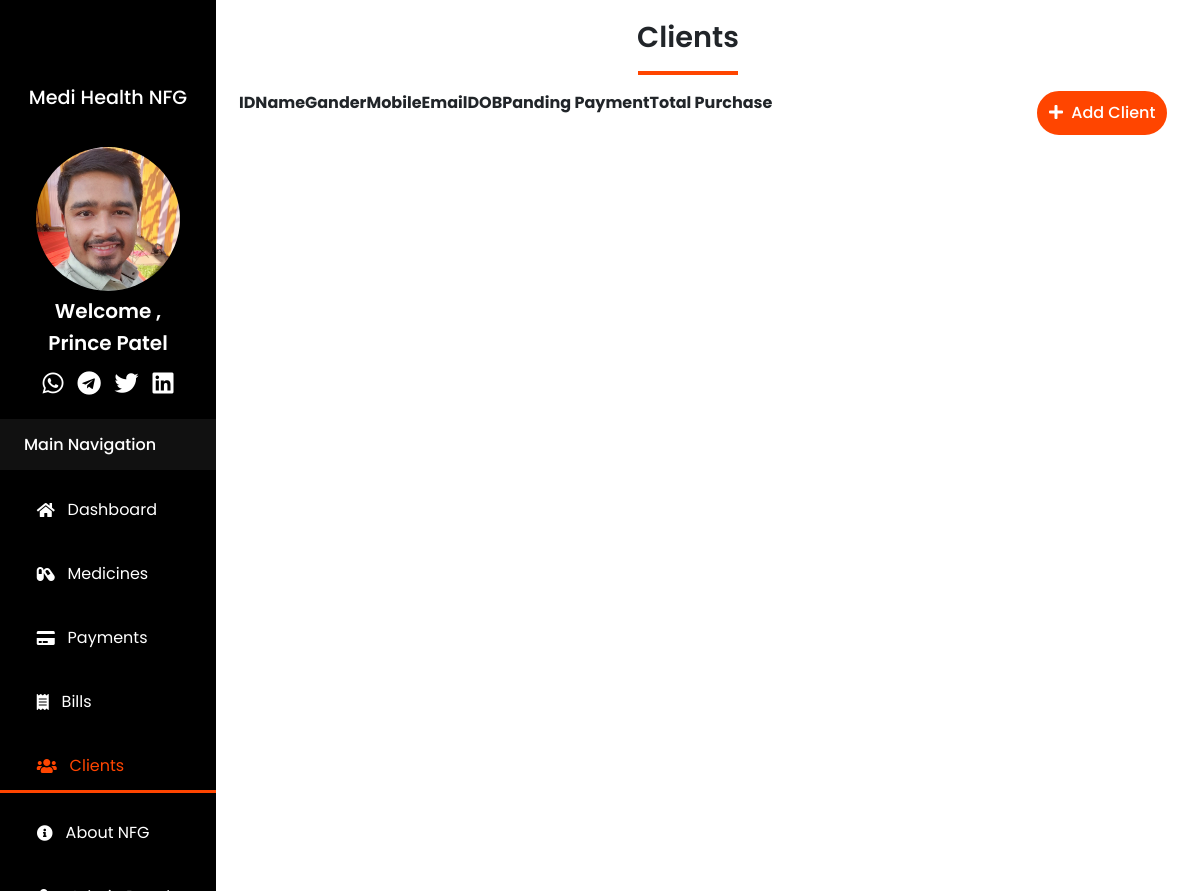
Page /clients/ (signed in) on the earlier database version.
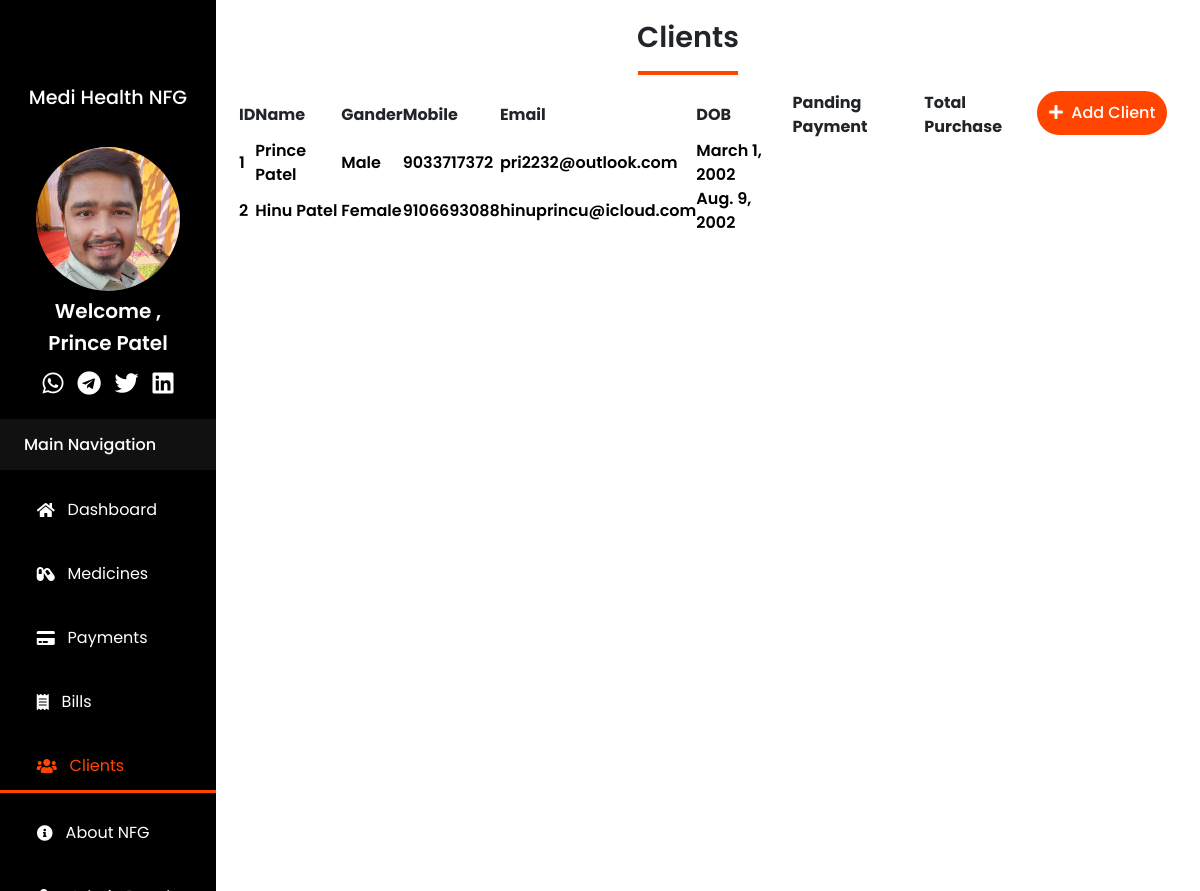
Same page on the later database version.
### medical/models.py (models this page shows, shortened)
class Profile(models.Model):
    user = models.OneToOneField(User, on_delete=models.CASCADE)
    avatar = models.ImageField(upload_to='images')

class Client(models.Model):
    client_ID = models.AutoField(primary_key=True)
    client_First_Name = models.CharField(max_length=1000)
    client_Middle_Name = models.CharField(max_length=1000)
    client_Last_Name = models.CharField(max_length=1000)
    client_Mobile = models.CharField(max_length=1000)
    client_Email = models.CharField(max_length=1000)
    client_Date_Of_Birth = models.DateField(auto_now=False, auto_now_add=False)
    client_Sex = models.CharField(max_length=1000)
    client_Status = models.CharField(max_length=1000)
    client_Referance = models.CharField(max_length=1000, blank=True)
    client_Address_1 = models.CharField(max_length=1000)
    client_Address_2 = models.CharField(max_length=1000)
    client_City = models.CharField(max_length=1000)
    client_State = models.CharField(max_length=1000)
    client_Zip = models.CharField(max_length=1000)
    client_Diagnosis_1 = models.CharField(max_length=1000, blank=True)
    client_Diagnosis_2 = models.CharField(max_length=1000, blank=True)
    client_Diagnosis_3 = models.CharField(max_length=1000, blank=True)
    client_Diagnosis_4 = models.CharField(max_length=1000, blank=True)
    client_Diagnosis_5 = models.CharField(max_length=1000, blank=True)
    client_Diagnosis_6 = models.CharField(max_length=1000, blank=True)
    timestamp = models.TimeField(default=now)

### medical/views.py (the view, shortened to what this page needs)
# urls.py: path('clients/', views.clients, name="Clients Page"),
def clients(request):
    client = Client.objects.all()
    context = {'client': client}
    return render(request, 'clients.html', context)

### templates/clients.html (shortened to what this page needs)
{% extends 'basic.html' %}
{% block clients %}
block--active
{% endblock clients %}
{% block main--body %}
<div class="my-3 text-center page--title clients">
    <p>Clients</p>
</div>
<div class="clients--data">
    <div class="table--data client--data--table show--div">
        <div class="client--add--btn">
            <p><i class="fas fa-plus"></i> &nbsp;Add Client</p>
        </div>
        <table id="table_id" class="display">
            <thead>
                <tr>
                    <th>ID</th>
                    <th>Name</th>
                    <th>Gander</th>
                    <th>Mobile</th>
                    <th>Email</th>
                    <th>DOB</th>
                    <th>Panding Payment</th>
                    <th>Total Purchase</th>
                </tr>
            </thead>
            <tbody>
                {% for i in client %}
                <tr>
                    <td>
                        <a href="/clientsDetails/{{i.client_ID}}" class="client--details">
                            {{i.client_ID}}
                        </a>
                    </td>
                    <td>
                        <a href="/clientsDetails/{{i.client_ID}}" class="client--details">
                            {{i.client_First_Name}} {{i.client_Last_Name}}
                        </a>
                    </td>
                    <td>
                        <a href="/clientsDetails/{{i.client_ID}}" class="client--details">
                            {{i.client_Sex}}
                        </a>
                    </td>
                    <td>
                        <a href="/clientsDetails/{{i.client_ID}}" class="client--details">
                            {{i.client_Mobile}}
                        </a>
                    </td>
                    <td>
                        <a href="/clientsDetails/{{i.client_ID}}" class="client--details">
                            {{i.client_Email}}
                        </a>
                    </td>
                    <td>
                        <a href="/clientsDetails/{{i.client_ID}}" class="client--details">
                            {{i.client_Date_Of_Birth}}
                        </a>
                    </td>
                </tr>
                {% endfor %}
            </tbody>
        </table>
    </div>
</div>
{% endblock main--body %}

### templates/basic.html (shortened to what this page needs)
{% if user.is_authenticated %}
{% load static %}
<!DOCTYPE html>
<html lang="en">
<head>
    <link rel="stylesheet" href="https://cdn.jsdelivr.net/npm/bootstrap@4.5.3/dist/css/bootstrap.min.css">
    <link rel="stylesheet" href="{% static 'css/nav.css' %}">
    <link rel="stylesheet" href="{% static 'css/dashboard.css' %}">
    <link rel="stylesheet" href="{% static 'css/style.css' %}">
    <link rel="stylesheet" href="{% static 'css/medicine.css' %}">
    <link rel="stylesheet" href="{% static 'css/about.css' %}">
    <link rel="stylesheet" href="{% static 'css/clients.css' %}">
    <link rel="stylesheet" href="https://cdnjs.cloudflare.com/ajax/libs/font-awesome/5.15.1/css/all.min.css" />
    <link rel="stylesheet" href="{% static 'css/pre_loader.css' %}">
    <link rel="stylesheet" type="text/css" href="https://cdn.datatables.net/1.10.22/css/jquery.dataTables.css">
</head>
<body>
    <div class="display--row">
        <nav class="col-first nav--menu">
            <div class="my-3 logo">
                <h4>Medi Health NFG</h4>
            </div>
            <div class="my-3 container admin--logo">
                <img src="/media/{{user.profile.avatar}}" alt="">
                <div class="welcome">
                    <h5>Welcome ,</h5>
                    <h5>{{ user.get_full_name}}</h5>
                    <a target="_blank" href="#"><i class="fab fa-whatsapp"></i></a>
                    <a target="_blank" href="#"><i class="fab fa-telegram"></i></a>
                    <a target="_blank" href="#"><i class="fab fa-twitter"></i></a>
                    <a target="_blank" href="#"><i class="fab fa-linkedin"></i></a>
                </div>
            </div>
            <div class="main--navigation">
                <ul>
                    <h5>Main Navigation</h5>
                    <a href="/">
                        <li class="{% block dashboard %}
                        {% endblock dashboard %}"><span class="fas fa-home"></span> Dashboard</li>
                    </a>
                    <a href="/medicine">
                        <li class="{% block medicine %}
                        {% endblock medicine %}"><span class="fas fa-capsules"></span>Medicines</li>
                    </a>
                    <a href="/payments">
                        <li class="{% block payment %}
                        {% endblock payment %}"><span class="fas fa-credit-card"></span>Payments</li>
                    </a>
                    <a href="/bills">
                        <li class="{% block bills %}
                        {% endblock bills %}"><span class="fas fa-receipt"></span>Bills</li>
                    </a>
                    <a href="/clients">
                        <li class="{% block clients %}
                        {% endblock clients %}"><span class="fas fa-users"></span>Clients</li>
                    </a>
                    <a href="/about">
                        <li class="{% block about %}
                        {% endblock about %}"><span class="fas fa-info-circle"></span>About NFG</li>
                    </a>
                    <a href="/admin" target="_blank">
                        <li>Admin Panel</li>
                    </a>
                </ul>
            </div>
        </nav>
        <div class="col-second container-fluid main--body">
            {% block main--body %}
            {% endblock main--body %}
        </div>
    </div>
</body>
</html>
{% else %}
<script>
    location.replace("/handleLogin")
</script>
{% endif %}

### static/css/nav.css (style rules this page uses)
.nav--menu { min-width: 20%; max-width: 20%; background: #000; min-height: 100vh; position: fixed; top: 0; bottom: 0; left: 0; color: #fff; text-align: center; z-index: 99; transition: 1.5s all ease; overflow-y: scroll; scrollbar-width: none; scroll-behavior: smooth; }
.logo { justify-content: center; margin: 1rem 1rem; display: inline-flex; padding-top: 1rem; }
.logo h4 { padding: 0.5rem 0; }
.admin--logo { align-items: center; display: flex; }
.admin--logo img { padding: 0.5rem; width: 10rem; min-width: 10rem; border-radius: 50%; }
.admin--logo h5 { font-weight: 600; }
.welcome i { padding: 0.5rem 0.3rem; font-size: 1.5rem; }
.main--navigation ul h5 { background-color: #111; padding: 1rem 1.5rem; display: flex; }
.main--navigation ul li { list-style: none; text-decoration: none; font-size: 1.18rem; padding: 1rem 1.5rem; margin: 1rem 0; display: flex; line-height: 1; }
.main--navigation ul li span { padding: 0rem 0.8rem; }
a { text-decoration: none; color: #fff; transition: 0.3s color ease; }
.fa-linkedin, .fa-twitter, .fa-telegram, .fa-whatsapp { transition: 0.3s color ease; }
@media (max-width:1600px) { .admin--logo { display: flex; flex-direction: column; } }
@media (max-width:1300px) { .logo h4 { line-height: 1; font-size: 1.2rem; } }
@media (max-width:1300px) { .logo { display: flex; flex-direction: column; justify-content: center; align-items: center; } }
@media (max-width:1275px) { .main--navigation ul li { font-size: 1.2rem; } }
@media (max-width:1215px) { .main--navigation ul li { font-size: 1rem; } }
@media (max-width:1215px) { .main--navigation h5 { font-size: 1rem; } }

### static/css/dashboard.css (style rules this page uses)
.main--body { right: 0; top: 0; bottom: 0; position: absolute; }

### static/css/style.css (style rules this page uses)
* { margin: 0; padding: 0; box-sizing: border-box; font-family: 'Poppins', sans-serif; }
.display--row { display: flex; overflow: hidden; }
.col-first { min-width: 18%; max-width: 18%; }
.col-second { max-width: 80%; min-width: 80%; }
.main--body { margin-right: 2rem; }
.block--active { content: ""; border-bottom: 3px solid; color: orangered; margin: 0.5rem 0; }
.page--title { display: flex; flex-direction: column; justify-content: center; }
.page--title p { font-weight: 600; font-size: 1.8rem; }

### static/css/clients.css (style rules this page uses)
.clients--data { width: 100%; position: absolute; display: grid; grid-template-columns: 1fr; z-index: 5; height: 100vh; }
.client--add--btn { width: auto; float: right; }
.client--add--btn p { margin-bottom: 3rem; color: white; background: orangered; font-weight: 500; border: 2px solid orangered; padding: 0.5rem 0.6rem; border-radius: 5rem; transition: color 0.5s ease; }
.table--data { align-items: center; justify-content: center; flex-direction: column; padding: 0 1rem; overflow: hidden; grid-column: 1 / 2; grid-row: 1 / 2; pointer-events: all; }
.client--data--table { z-index: 1; opacity: 0; }
.show--div { opacity: 1; z-index: 3; }
.client--details { color: #000; }
.clients--data td { font-weight: 600; }

Differences in the rows shown:
added Client: client_ID "1", client_First_Name "Prince", client_Last_Name "Patel", client_Sex "Male", client_Mobile "9033717372", client_Email "pri2232@outlook.com", client_Date_Of_Birth "March 1, 2002"
added Client: client_ID "2", client_First_Name "Hinu", client_Last_Name "Patel", client_Sex "Female", client_Mobile "9106693088", client_Email "hinuprincu@icloud.com", client_Date_Of_Birth "Aug. 9, 2002"
